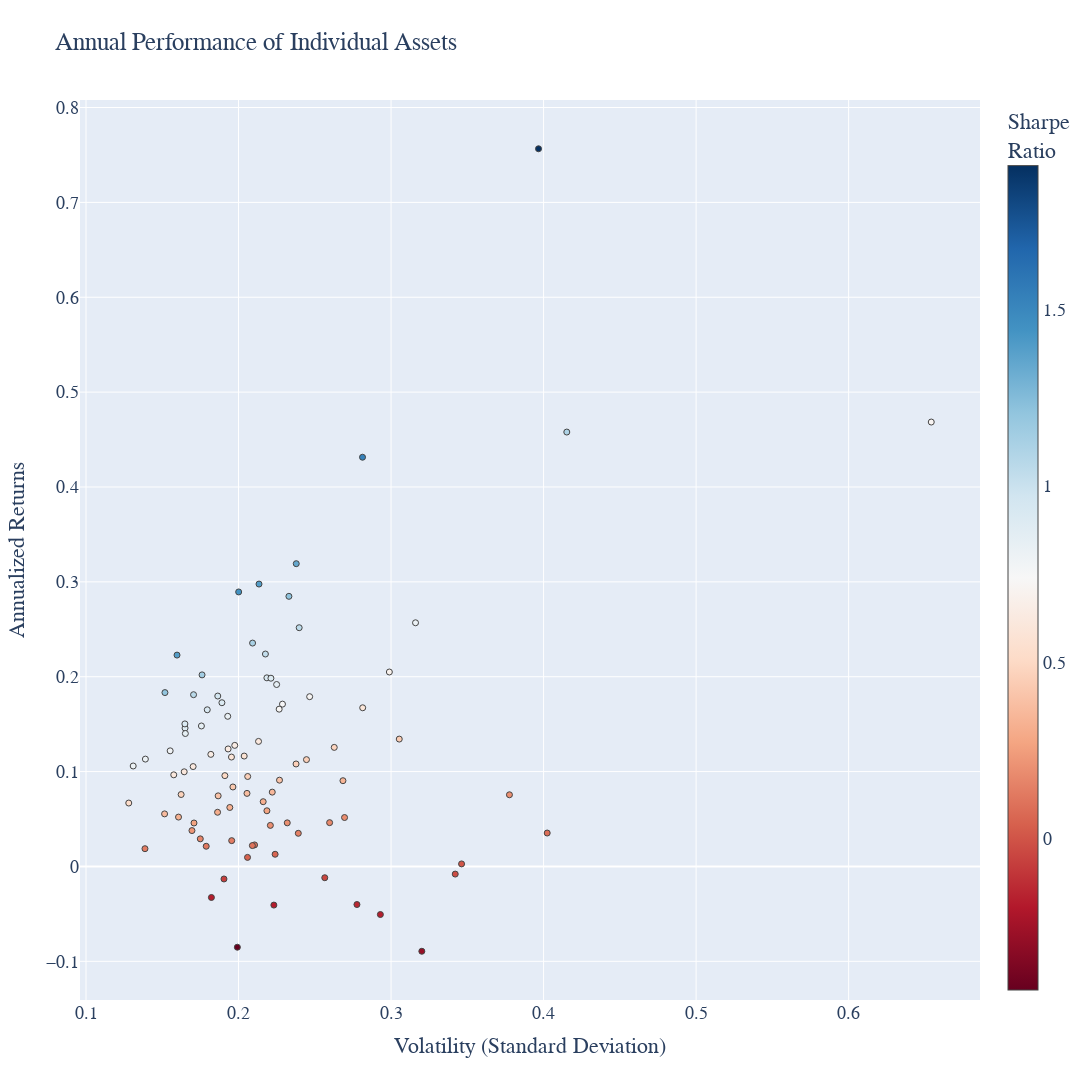

Write notebook code for a chart like this one.
### Code cell
hover_texts = [
    f"<br>Symbol: {ticker} <br>Volatility: {vol:.3f} <br>Returns: {ret:.3%} <br>Sharpe Ratio: {sr:.3f}"
    for ticker, vol, ret, sr in zip(names, volatility, annualized_returns, sharpe_ratios)
]

fig = go.Figure(data=go.Scatter(
    x=volatility,
    y=annualized_returns,
    mode='markers',
    hoverinfo='text',
    hovertext=hover_texts,
    marker=dict(color=sharpe_ratios, colorscale = 'RdBu', size=6, line=dict(width=1), colorbar=dict(title="Sharpe<br>Ratio")
    )
))

fig.update_layout(
    title='Annual Performance of Individual Assets',
    xaxis_title='Volatility (Standard Deviation)',
    yaxis_title='Annualized Returns',
    width = 1920,
    height = 1080,
    font=dict(
        family="Cambria",
        size=18,
    )
)

fig.show()
#fig.write_html("PerformanceofIndividualAssets.html")
#fig.write_image("PerformanceofIndividualAssets.png", format='png', width=1920, height=1080)

### Figure 1 — Plotly figure (JSON) as saved in the notebook; plotly's stock layout.template omitted (floating-point values rounded to 4 significant figures)
{"data": [{"hoverinfo": "text", "hovertext": ["<br>Symbol: HD <br>Volatility: 0.176 <br>Returns: 20.193% <br>Sharpe Ratio: 1.147", "<br>Symbol: ABBV <br>Volatility: 0.263 <br>Returns: 12.552% <br>Sharpe Ratio: 0.478", "<br>Symbol: CSCO <br>Volatility: 0.204 <br>Returns: 11.637% <br>Sharpe Ratio: 0.571", "<br>Symbol: MS <br>Volatility: 0.270 <br>Returns: 5.158% <br>Sharpe Ratio: 0.191", "<br>Symbol: EXC <br>Volatility: 0.210 <br>Returns: 2.272% <br>Sharpe Ratio: 0.108", "<br>Symbol: TSLA <br>Volatility: 0.378 <br>Returns: 7.556% <br>Sharpe Ratio: 0.200", "<br>Symbol: ORCL <br>Volatility: 0.196 <br>Returns: 2.723% <br>Sharpe Ratio: 0.139", "<br>Symbol: META <br>Volatility: 0.240 <br>Returns: 25.166% <br>Sharpe Ratio: 1.050", "<br>Symbol: BABA <br>Volatility: 0.305 <br>Returns: 13.427% <br>Sharpe Ratio: 0.440", "<br>Symbol: BSX <br>Volatility: 0.238 <br>Returns: 31.916% <br>Sharpe Ratio: 1.342", "<br>Symbol: KR <br>Volatility: 0.278 <br>Returns: -4.012% <br>Sharpe Ratio: -0.145", "<br>Symbol: GOOGL <br>Volatility: 0.219 <br>Returns: 19.882% <br>Sharpe Ratio: 0.910", "<br>Symbol: ADBE <br>Volatility: 0.233 <br>Returns: 28.474% <br>Sharpe Ratio: 1.222", "<br>Symbol: MDT <br>Volatility: 0.187 <br>Returns: 7.443% <br>Sharpe Ratio: 0.399", "<br>Symbol: SRE <br>Volatility: 0.179 <br>Returns: 2.130% <br>Sharpe Ratio: 0.119", "<br>Symbol: DIS <br>Volatility: 0.186 <br>Returns: 5.712% <br>Sharpe Ratio: 0.307", "<br>Symbol: SO <br>Volatility: 0.152 <br>Returns: 5.543% <br>Sharpe Ratio: 0.366", "<br>Symbol: BMY <br>Volatility: 0.260 <br>Returns: 4.620% <br>Sharpe Ratio: 0.178", "<br>Symbol: RDY <br>Volatility: 0.320 <br>Returns: -8.938% <br>Sharpe Ratio: -0.279", "<br>Symbol: AEP <br>Volatility: 0.164 <br>Returns: 9.978% <br>Sharpe Ratio: 0.607", "<br>Symbol: UNH <br>Volatility: 0.200 <br>Returns: 28.937% <br>Sharpe Ratio: 1.446", "<br>Symbol: AMZN <br>Volatility: 0.281 <br>Returns: 43.135% <br>Sharpe Ratio: 1.533", "<br>Symbol: LMT <br>Volatility: 0.152 <br>Returns: 18.328% <br>Sharpe Ratio: 1.208", "<br>Symbol: F <br>Volatility: 0.223 <br>Returns: -4.072% <br>Sharpe Ratio: -0.182", "<br>Symbol: DUK <br>Volatility: 0.161 <br>Returns: 5.205% <br>Sharpe Ratio: 0.324", "<br>Symbol: SYK <br>Volatility: 0.179 <br>Returns: 16.514% <br>Sharpe Ratio: 0.920", "<br>Symbol: NFLX <br>Volatility: 0.415 <br>Returns: 45.790% <br>Sharpe Ratio: 1.103", "<br>Symbol: NKE <br>Volatility: 0.222 <br>Returns: 7.835% <br>Sharpe Ratio: 0.353", "<br>Symbol: SAP <br>Volatility: 0.193 <br>Returns: 12.387% <br>Sharpe Ratio: 0.641", "<br>Symbol: EW <br>Volatility: 0.299 <br>Returns: 20.498% <br>Sharpe Ratio: 0.686", "<br>Symbol: GOOG <br>Volatility: 0.221 <br>Returns: 19.843% <br>Sharpe Ratio: 0.897", "<br>Symbol: CRM <br>Volatility: 0.281 <br>Returns: 16.727% <br>Sharpe Ratio: 0.594", "<br>Symbol: CMCSA <br>Volatility: 0.191 <br>Returns: 9.575% <br>Sharpe Ratio: 0.501", "<br>Symbol: CVX <br>Volatility: 0.224 <br>Returns: 1.287% <br>Sharpe Ratio: 0.057", "<br>Symbol: T <br>Volatility: 0.158 <br>Returns: 9.660% <br>Sharpe Ratio: 0.613", "<br>Symbol: AMGN <br>Volatility: 0.239 <br>Returns: 3.496% <br>Sharpe Ratio: 0.146", "<br>Symbol: BAC <br>Volatility: 0.268 <br>Returns: 9.040% <br>Sharpe Ratio: 0.337", "<br>Symbol: GE <br>Volatility: 0.199 <br>Returns: -8.514% <br>Sharpe Ratio: -0.427", "<br>Symbol: RTX <br>Volatility: 0.169 <br>Returns: 3.781% <br>Sharpe Ratio: 0.223", "<br>Symbol: SYY <br>Volatility: 0.176 <br>Returns: 14.809% <br>Sharpe Ratio: 0.843", "<br>Symbol: KO <br>Volatility: 0.128 <br>Returns: 6.685% <br>Sharpe Ratio: 0.522", "<br>Symbol: MO <br>Volatility: 0.171 <br>Returns: 18.106% <br>Sharpe Ratio: 1.062", "<br>Symbol: ZBH <br>Volatility: 0.219 <br>Returns: 5.869% <br>Sharpe Ratio: 0.269", "<br>Symbol: EMR <br>Volatility: 0.209 <br>Returns: 2.202% <br>Sharpe Ratio: 0.105", "<br>Symbol: BA <br>Volatility: 0.213 <br>Returns: 29.768% <br>Sharpe Ratio: 1.395", "<br>Symbol: GIS <br>Volatility: 0.171 <br>Returns: 4.582% <br>Sharpe Ratio: 0.268", "<br>Symbol: TXN <br>Volatility: 0.218 <br>Returns: 22.393% <br>Sharpe Ratio: 1.029", "<br>Symbol: REGN <br>Volatility: 0.342 <br>Returns: -0.803% <br>Sharpe Ratio: -0.023", "<br>Symbol: VRTX <br>Volatility: 0.402 <br>Returns: 3.523% <br>Sharpe Ratio: 0.088", "<br>Symbol: CPB <br>Volatility: 0.206 <br>Returns: 7.703% <br>Sharpe Ratio: 0.375", "<br>Symbol: JNJ <br>Volatility: 0.139 <br>Returns: 11.317% <br>Sharpe Ratio: 0.815", "<br>Symbol: ACN <br>Volatility: 0.186 <br>Returns: 17.964% <br>Sharpe Ratio: 0.964", "<br>Symbol: JPM <br>Volatility: 0.213 <br>Returns: 13.182% <br>Sharpe Ratio: 0.619", "<br>Symbol: HON <br>Volatility: 0.165 <br>Returns: 14.590% <br>Sharpe Ratio: 0.885", "<br>Symbol: ABT <br>Volatility: 0.206 <br>Returns: 9.483% <br>Sharpe Ratio: 0.460", "<br>Symbol: MMM <br>Volatility: 0.155 <br>Returns: 12.189% <br>Sharpe Ratio: 0.786", "<br>Symbol: TMO <br>Volatility: 0.198 <br>Returns: 12.764% <br>Sharpe Ratio: 0.646", "<br>Symbol: AMD <br>Volatility: 0.654 <br>Returns: 46.846% <br>Sharpe Ratio: 0.716", "<br>Symbol: WMT <br>Volatility: 0.194 <br>Returns: 6.217% <br>Sharpe Ratio: 0.320", "<br>Symbol: BIIB <br>Volatility: 0.346 <br>Returns: 0.269% <br>Sharpe Ratio: 0.008", "<br>Symbol: ETN <br>Volatility: 0.221 <br>Returns: 4.330% <br>Sharpe Ratio: 0.196", "<br>Symbol: CAT <br>Volatility: 0.245 <br>Returns: 11.261% <br>Sharpe Ratio: 0.461", "<br>Symbol: RMD <br>Volatility: 0.247 <br>Returns: 17.896% <br>Sharpe Ratio: 0.726", "<br>Symbol: COST <br>Volatility: 0.182 <br>Returns: 11.815% <br>Sharpe Ratio: 0.650", "<br>Symbol: K <br>Volatility: 0.175 <br>Returns: 2.911% <br>Sharpe Ratio: 0.166", "<br>Symbol: BTI <br>Volatility: 0.195 <br>Returns: 11.533% <br>Sharpe Ratio: 0.590", "<br>Symbol: PG <br>Volatility: 0.139 <br>Returns: 1.873% <br>Sharpe Ratio: 0.135", "<br>Symbol: LLY <br>Volatility: 0.227 <br>Returns: 9.096% <br>Sharpe Ratio: 0.401", "<br>Symbol: AAPL <br>Volatility: 0.229 <br>Returns: 17.113% <br>Sharpe Ratio: 0.748", "<br>Symbol: GM <br>Volatility: 0.238 <br>Returns: 10.804% <br>Sharpe Ratio: 0.454", "<br>Symbol: PEP <br>Volatility: 0.131 <br>Returns: 10.590% <br>Sharpe Ratio: 0.809", "<br>Symbol: PFE <br>Volatility: 0.170 <br>Returns: 10.529% <br>Sharpe Ratio: 0.619", "<br>Symbol: ISRG <br>Volatility: 0.209 <br>Returns: 23.548% <br>Sharpe Ratio: 1.126", "<br>Symbol: NEE <br>Volatility: 0.165 <br>Returns: 15.025% <br>Sharpe Ratio: 0.912", "<br>Symbol: WFC <br>Volatility: 0.206 <br>Returns: 0.957% <br>Sharpe Ratio: 0.046", "<br>Symbol: MCD <br>Volatility: 0.160 <br>Returns: 22.280% <br>Sharpe Ratio: 1.395", "<br>Symbol: NVDA <br>Volatility: 0.397 <br>Returns: 75.653% <br>Sharpe Ratio: 1.907", "<br>Symbol: DHR <br>Volatility: 0.316 <br>Returns: 25.686% <br>Sharpe Ratio: 0.813", "<br>Symbol: V <br>Volatility: 0.193 <br>Returns: 15.828% <br>Sharpe Ratio: 0.821", "<br>Symbol: GS <br>Volatility: 0.232 <br>Returns: 4.597% <br>Sharpe Ratio: 0.198", "<br>Symbol: IBM <br>Volatility: 0.190 <br>Returns: -1.319% <br>Sharpe Ratio: -0.069", "<br>Symbol: VZ <br>Volatility: 0.162 <br>Returns: 7.585% <br>Sharpe Ratio: 0.467", "<br>Symbol: MRK <br>Volatility: 0.196 <br>Returns: 8.377% <br>Sharpe Ratio: 0.427", "<br>Symbol: PM <br>Volatility: 0.165 <br>Returns: 14.014% <br>Sharpe Ratio: 0.849", "<br>Symbol: INTC <br>Volatility: 0.216 <br>Returns: 6.827% <br>Sharpe Ratio: 0.316", "<br>Symbol: DE <br>Volatility: 0.227 <br>Returns: 16.579% <br>Sharpe Ratio: 0.732", "<br>Symbol: MA <br>Volatility: 0.189 <br>Returns: 17.260% <br>Sharpe Ratio: 0.913", "<br>Symbol: GILD <br>Volatility: 0.257 <br>Returns: -1.188% <br>Sharpe Ratio: -0.046", "<br>Symbol: MSFT <br>Volatility: 0.225 <br>Returns: 19.179% <br>Sharpe Ratio: 0.853", "<br>Symbol: QCOM <br>Volatility: 0.293 <br>Returns: -5.067% <br>Sharpe Ratio: -0.173", "<br>Symbol: XOM <br>Volatility: 0.182 <br>Returns: -3.269% <br>Sharpe Ratio: -0.179"], "marker": {"color": [1.147, 0.4777, 0.5713, 0.1914, 0.1079, 0.2001, 0.1393, 1.05, 0.4397, 1.342, -0.1445, 0.9096, 1.222, 0.3988, 0.1191, 0.3067, 0.3658, 0.1779, -0.2791, 0.607, 1.446, 1.533, 1.208, -0.1825, 0.324, 0.9201, 1.103, 0.3528, 0.6413, 0.6858, 0.8969, 0.5944, 0.5012, 0.05744, 0.6133, 0.1461, 0.3367, -0.4274, 0.2231, 0.8431, 0.5222, 1.062, 0.2685, 0.1053, 1.395, 0.2683, 1.029, -0.02347, 0.08757, 0.3748, 0.8146, 0.9638, 0.6185, 0.8846, 0.4604, 0.7855, 0.6463, 0.7161, 0.32, 0.00778, 0.196, 0.4605, 0.7256, 0.6498, 0.1664, 0.5903, 0.1351, 0.401, 0.7479, 0.4545, 0.8088, 0.6185, 1.126, 0.9116, 0.04646, 1.395, 1.907, 0.8127, 0.8205, 0.1982, -0.06928, 0.4672, 0.4267, 0.8487, 0.3159, 0.7315, 0.9127, -0.0463, 0.8525, -0.1729, -0.1794], "colorbar": {"title": {"text": "Sharpe<br>Ratio"}}, "colorscale": [[0, "rgb(103,0,31)"], [0.1, "rgb(178,24,43)"], [0.2, "rgb(214,96,77)"], [0.3, "rgb(244,165,130)"], [0.4, "rgb(253,219,199)"], [0.5, "rgb(247,247,247)"], [0.6, "rgb(209,229,240)"], [0.7, "rgb(146,197,222)"], [0.8, "rgb(67,147,195)"], [0.9, "rgb(33,102,172)"], [1, "rgb(5,48,97)"]], "line": {"width": 1}, "size": 6}, "mode": "markers", "type": "scatter", "x": [0.1761, 0.2628, 0.2037, 0.2695, 0.2105, 0.3776, 0.1955, 0.2398, 0.3054, 0.2378, 0.2776, 0.2186, 0.233, 0.1866, 0.1788, 0.1863, 0.1515, 0.2597, 0.3202, 0.1644, 0.2001, 0.2813, 0.1517, 0.2232, 0.1606, 0.1795, 0.4152, 0.2221, 0.1932, 0.2989, 0.2212, 0.2814, 0.191, 0.224, 0.1575, 0.2392, 0.2685, 0.1992, 0.1695, 0.1757, 0.128, 0.1705, 0.2186, 0.2091, 0.2134, 0.1708, 0.2176, 0.3421, 0.4024, 0.2055, 0.1389, 0.1864, 0.2131, 0.1649, 0.206, 0.1552, 0.1975, 0.6542, 0.1943, 0.3462, 0.2209, 0.2445, 0.2466, 0.1818, 0.1749, 0.1954, 0.1387, 0.2269, 0.2288, 0.2377, 0.1309, 0.1702, 0.2092, 0.1648, 0.2059, 0.1597, 0.3967, 0.316, 0.1929, 0.2319, 0.1905, 0.1624, 0.1963, 0.1651, 0.2162, 0.2266, 0.1891, 0.2565, 0.225, 0.293, 0.1822], "y": [0.2019, 0.1255, 0.1164, 0.05158, 0.02272, 0.07556, 0.02723, 0.2517, 0.1343, 0.3192, -0.04012, 0.1988, 0.2847, 0.07443, 0.0213, 0.05712, 0.05543, 0.0462, -0.08938, 0.09978, 0.2894, 0.4313, 0.1833, -0.04072, 0.05205, 0.1651, 0.4579, 0.07835, 0.1239, 0.205, 0.1984, 0.1673, 0.09575, 0.01287, 0.0966, 0.03496, 0.0904, -0.08514, 0.03781, 0.1481, 0.06685, 0.1811, 0.05869, 0.02202, 0.2977, 0.04582, 0.2239, -0.008028, 0.03523, 0.07703, 0.1132, 0.1796, 0.1318, 0.1459, 0.09483, 0.1219, 0.1276, 0.4685, 0.06217, 0.002694, 0.0433, 0.1126, 0.179, 0.1182, 0.02911, 0.1153, 0.01873, 0.09096, 0.1711, 0.108, 0.1059, 0.1053, 0.2355, 0.1502, 0.009566, 0.2228, 0.7565, 0.2569, 0.1583, 0.04597, -0.01319, 0.07585, 0.08377, 0.1401, 0.06827, 0.1658, 0.1726, -0.01188, 0.1918, -0.05067, -0.03269]}], "layout": {"font": {"family": "Cambria", "size": 18}, "height": 1080, "title": {"text": "Annual Performance of Individual Assets"}, "width": 1920, "xaxis": {"title": {"text": "Volatility (Standard Deviation)"}}, "yaxis": {"title": {"text": "Annualized Returns"}}}}
